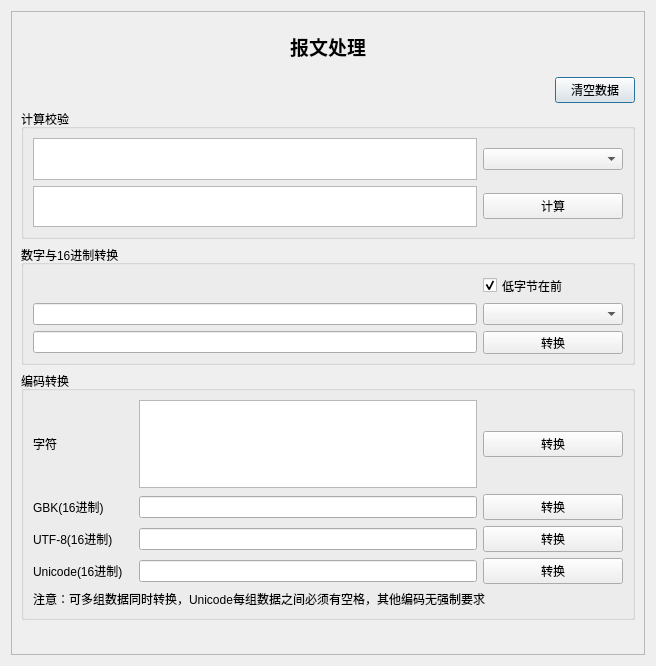
<?xml version="1.0" encoding="UTF-8"?>
<ui version="4.0">
 <class>DialogDealData</class>
 <widget class="QDialog" name="DialogDealData">
  <property name="geometry">
   <rect>
    <x>0</x>
    <y>0</y>
    <width>656</width>
    <height>666</height>
   </rect>
  </property>
  <property name="windowTitle">
   <string>报文处理</string>
  </property>
  <layout class="QVBoxLayout" name="verticalLayout">
   <item>
    <widget class="QFrame" name="frame">
     <property name="frameShape">
      <enum>QFrame::StyledPanel</enum>
     </property>
     <property name="frameShadow">
      <enum>QFrame::Plain</enum>
     </property>
     <layout class="QVBoxLayout" name="verticalLayout_2">
      <item>
       <widget class="QLabel" name="label">
        <property name="minimumSize">
         <size>
          <width>0</width>
          <height>50</height>
         </size>
        </property>
        <property name="font">
         <font>
          <family>新宋体</family>
          <pointsize>14</pointsize>
          <weight>75</weight>
          <bold>true</bold>
         </font>
        </property>
        <property name="text">
         <string>报文处理</string>
        </property>
        <property name="alignment">
         <set>Qt::AlignCenter</set>
        </property>
       </widget>
      </item>
      <item>
       <layout class="QHBoxLayout" name="horizontalLayout">
        <item>
         <spacer name="horizontalSpacer">
          <property name="orientation">
           <enum>Qt::Horizontal</enum>
          </property>
          <property name="sizeHint" stdset="0">
           <size>
            <width>40</width>
            <height>20</height>
           </size>
          </property>
         </spacer>
        </item>
        <item>
         <widget class="QPushButton" name="Bt_clear">
          <property name="text">
           <string>清空数据</string>
          </property>
         </widget>
        </item>
       </layout>
      </item>
      <item>
       <widget class="QGroupBox" name="groupBox">
        <property name="minimumSize">
         <size>
          <width>0</width>
          <height>130</height>
         </size>
        </property>
        <property name="maximumSize">
         <size>
          <width>16777215</width>
          <height>150</height>
         </size>
        </property>
        <property name="title">
         <string>计算校验</string>
        </property>
        <layout class="QGridLayout" name="gridLayout_2">
         <item row="0" column="0">
          <widget class="QTextEdit" name="textsource"/>
         </item>
         <item row="0" column="1">
          <widget class="QComboBox" name="cbcrc">
           <property name="minimumSize">
            <size>
             <width>140</width>
             <height>0</height>
            </size>
           </property>
          </widget>
         </item>
         <item row="1" column="0">
          <widget class="QTextEdit" name="textdestination">
           <property name="readOnly">
            <bool>true</bool>
           </property>
          </widget>
         </item>
         <item row="1" column="1">
          <widget class="QPushButton" name="pbcrc">
           <property name="text">
            <string>计算</string>
           </property>
          </widget>
         </item>
        </layout>
       </widget>
      </item>
      <item>
       <widget class="QGroupBox" name="groupBox_2">
        <property name="minimumSize">
         <size>
          <width>0</width>
          <height>120</height>
         </size>
        </property>
        <property name="title">
         <string>数字与16进制转换</string>
        </property>
        <layout class="QGridLayout" name="gridLayout">
         <item row="0" column="1">
          <widget class="QCheckBox" name="checkreverse">
           <property name="text">
            <string>低字节在前</string>
           </property>
           <property name="checked">
            <bool>true</bool>
           </property>
          </widget>
         </item>
         <item row="1" column="0">
          <widget class="QLineEdit" name="linesource"/>
         </item>
         <item row="1" column="1">
          <widget class="QComboBox" name="cbtransform">
           <property name="minimumSize">
            <size>
             <width>140</width>
             <height>0</height>
            </size>
           </property>
          </widget>
         </item>
         <item row="2" column="0">
          <widget class="QLineEdit" name="linedestination">
           <property name="readOnly">
            <bool>true</bool>
           </property>
          </widget>
         </item>
         <item row="2" column="1">
          <widget class="QPushButton" name="pbtransform">
           <property name="text">
            <string>转换</string>
           </property>
          </widget>
         </item>
        </layout>
       </widget>
      </item>
      <item>
       <widget class="QGroupBox" name="groupBox_3">
        <property name="minimumSize">
         <size>
          <width>0</width>
          <height>160</height>
         </size>
        </property>
        <property name="title">
         <string>编码转换</string>
        </property>
        <layout class="QGridLayout" name="gridLayout_3">
         <item row="2" column="0">
          <widget class="QLabel" name="label_3">
           <property name="minimumSize">
            <size>
             <width>100</width>
             <height>0</height>
            </size>
           </property>
           <property name="text">
            <string>UTF-8(16进制)</string>
           </property>
          </widget>
         </item>
         <item row="1" column="2">
          <widget class="QPushButton" name="Bt2">
           <property name="minimumSize">
            <size>
             <width>0</width>
             <height>0</height>
            </size>
           </property>
           <property name="text">
            <string>转换</string>
           </property>
          </widget>
         </item>
         <item row="2" column="2">
          <widget class="QPushButton" name="Bt3">
           <property name="minimumSize">
            <size>
             <width>0</width>
             <height>0</height>
            </size>
           </property>
           <property name="text">
            <string>转换</string>
           </property>
          </widget>
         </item>
         <item row="1" column="1">
          <widget class="QLineEdit" name="Le2"/>
         </item>
         <item row="0" column="0">
          <widget class="QLabel" name="label_2">
           <property name="minimumSize">
            <size>
             <width>100</width>
             <height>0</height>
            </size>
           </property>
           <property name="text">
            <string>字符</string>
           </property>
          </widget>
         </item>
         <item row="2" column="1">
          <widget class="QLineEdit" name="Le3"/>
         </item>
         <item row="1" column="0">
          <widget class="QLabel" name="label_4">
           <property name="minimumSize">
            <size>
             <width>100</width>
             <height>0</height>
            </size>
           </property>
           <property name="text">
            <string>GBK(16进制)</string>
           </property>
          </widget>
         </item>
         <item row="3" column="1">
          <widget class="QLineEdit" name="Le4"/>
         </item>
         <item row="3" column="2">
          <widget class="QPushButton" name="Bt4">
           <property name="minimumSize">
            <size>
             <width>0</width>
             <height>0</height>
            </size>
           </property>
           <property name="text">
            <string>转换</string>
           </property>
          </widget>
         </item>
         <item row="0" column="2">
          <widget class="QPushButton" name="Bt1">
           <property name="minimumSize">
            <size>
             <width>140</width>
             <height>0</height>
            </size>
           </property>
           <property name="text">
            <string>转换</string>
           </property>
          </widget>
         </item>
         <item row="3" column="0">
          <widget class="QLabel" name="label_5">
           <property name="minimumSize">
            <size>
             <width>100</width>
             <height>0</height>
            </size>
           </property>
           <property name="text">
            <string>Unicode(16进制)</string>
           </property>
          </widget>
         </item>
         <item row="4" column="0" colspan="3">
          <widget class="QLabel" name="label_6">
           <property name="text">
            <string>注意：可多组数据同时转换，Unicode每组数据之间必须有空格，其他编码无强制要求</string>
           </property>
          </widget>
         </item>
         <item row="0" column="1">
          <widget class="QPlainTextEdit" name="Le1">
           <property name="maximumSize">
            <size>
             <width>16777215</width>
             <height>120</height>
            </size>
           </property>
          </widget>
         </item>
        </layout>
       </widget>
      </item>
      <item>
       <spacer name="verticalSpacer">
        <property name="orientation">
         <enum>Qt::Vertical</enum>
        </property>
        <property name="sizeHint" stdset="0">
         <size>
          <width>20</width>
          <height>56</height>
         </size>
        </property>
       </spacer>
      </item>
     </layout>
    </widget>
   </item>
  </layout>
 </widget>
 <resources/>
 <connections/>
</ui>
